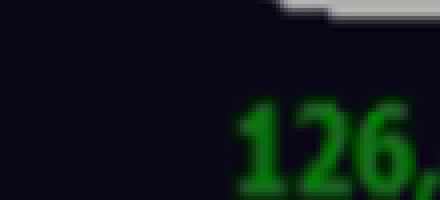
#> input picture Projects/Projeto Print/teste postagem de Tela telemetria/Dashboard_Telemetria/_dbg_belgo.png, 440 x 200 px
$ python -i ler_painel.py   (imports and definitions only)
#> lines starting #> are read from the running program, lines starting #| are printed output that depends on the picture
#!/usr/bin/env python3
# -*- coding: utf-8 -*-
"""
ler_painel.py - Leitor OCR do painel "Centro de Operacoes Logistica" (Logas).
Detecta cada manometro (capsula cinza), le o NOME acima e o VALOR/status abaixo,
le a data/hora e grava no dados.js (window.LOGAS_DADOS).

Uso:
  python ler_painel.py foto.png
  python ler_painel.py pasta/            (processa todas as imagens, em ordem)
  python ler_painel.py foto.png --dry-run
  python ler_painel.py foto.png --csv saida.csv
"""
import sys, os, re, json, glob, argparse, unicodedata, datetime
import cv2, numpy as np, pytesseract, difflib
import shutil as _shutil
# No Windows, se o tesseract nao estiver no PATH, procura no local padrao de instalacao
# [5 lines not run here, left out]

# ----------------------------- cadastro -----------------------------
ROSTER = {
    "BETIM": ["ALSCO","BELGO","EXTRUMINAS","M.PEQUI","VDL","MG STEEL","VILMA",
              "G.PERDÕES","JD CANADÁ","FORTLEV","COMPRESSOR BETIM"],
    "POÇOS DE CALDAS": ["ACQUION"],
    "POUSO ALEGRE": ["BALANÇA","POUSO"],
    "EXTREMA-MG": ["BAIA 1","BAIA 2","BAIA 3"],
    "IPATINGA": ["FERMAG","PLANALTO","TROPICAL","BARRIGÃO"],
    "ESPÍRITO SANTO": ["SPINASSÉ","COLATINA"],
    "BARBACENA": ["AMG SP","DOW"],
    "LAGARTO-SE": ["BAIA 1","BAIA 2","SERGÁS"],
    "SÃO PAULO": ["ORLÂNDIA"],
    "MATO GROSSO DO SUL": ["SEARA"],
}
REGIOES = list(ROSTER.keys())

# Empresas ainda em implantacao: sempre gravadas como "Em Implantacao"
# (ignora o OCR do valor). Remova daqui quando entrarem em operacao.
EM_IMPLANTACAO = {"SEARA"}

# Queda de pressao fisicamente impossivel numa hora => provavel erro de OCR.
# Acima disso (Bar/h) a leitura e marcada "conferir" em vez de virar alarme falso.
MAX_QUEDA_BARH = 100
# Pressao maxima plausivel: o manometro vai ate ~250 Bar; acima disso e erro de OCR.
MAX_BAR = 260

# Carimbo de versao: vai para a 1a linha do dados.js. Serve para saber qual
# script gerou o arquivo (ex.: quando a rotina agendada aponta para outra copia).
VERSAO = "ler_painel.py v2 - com EVENTOS CRITICOS"

# ---- caixa "EVENTOS CRITICOS" (rodape) ----
# Estes itens NAO tem capsula/manometro: sao pares "rotulo  valor" dentro de um
# retangulo de borda vermelha no rodape. Por isso tem um caminho de leitura
# proprio (detect_caixa_eventos + ler_eventos) e limites proprios de sanidade,
# ja que nao estao em Bar de manometro.
# (rotulo esperado, chave no dados.js, unidade, minimo, maximo)
EVENTOS = [
    ("TEMPERATURA ORLANDIA",   "ORLÂNDIA TEMP",    "°C", -20, 120),
    ("PRESSAO SAIDA ORLANDIA", "ORLÂNDIA P.SAÍDA", "Bar",  0, 400),
]
EVENTO_POR_CHAVE = {k:(u,lo,hi) for _,k,u,lo,hi in EVENTOS}

# [4 lines left out: function chave, not called in this run]

STATUS_PHRASES = ["SEM SINAL","SEM ENERGIA","AGUARDANDO STARLINK","EM IMPLANTACAO"]
STATUS_LABEL = {"SEM SINAL":"Sem Sinal","SEM ENERGIA":"Sem Energia",
                "AGUARDANDO STARLINK":"Aguardando Starlink","EM IMPLANTACAO":"Em Implantação"}
STATUS_KEY={"SEM SINAL":"SINAL","SEM ENERGIA":"ENERGIA","AGUARDANDO STARLINK":"AGUARDANDO","EM IMPLANTACAO":"IMPLANTACAO"}

def strip_accents(s):
    return "".join(c for c in unicodedata.normalize("NFD",s) if unicodedata.category(c)!="Mn")
def norm(s):
    return re.sub(r"[^A-Z0-9 .-]","",strip_accents(s).upper()).strip()

NAME_INDEX=[(norm(e),reg,e) for reg,emps in ROSTER.items() for e in emps]
REG_INDEX=[(norm(r),r) for r in REGIOES]

# ----------------------------- visao -----------------------------
# [380 lines left out: functions detect_caps, detect_headers, _ocr_linhas, _casa_evento, _bins_rodape, ler_eventos and 9 more, not called in this run]

def ts_do_nome(path):
    """Extrai data/hora do nome do arquivo telemetria_AAAA-MM-DD_HH-MM-SS."""
    m=re.search(r"(\d{4})-(\d{2})-(\d{2})[_ ](\d{2})-(\d{2})-(\d{2})",os.path.basename(path))
    if m:
        y,mo,d,H,Mi,S=m.groups()
        return "%s-%s-%sT%s:%s:%s"%(y,mo,d,H,Mi,S)
    return None

def processar_imagem(path, debug=None):
    raw=cv2.imread(path)
#> raw is the input picture: shape (200, 440, 3); mean B, G, R 25.1, 24.7, 15
    if raw is None: raise RuntimeError("Nao consegui abrir a imagem: "+path)
    H,W=raw.shape[:2]; scale=max(1.0,1700.0/W)
#> after `H, W = raw.shape[:2]`: H = 200; W = 440
#> after `scale = max(1.0, 1700.0 / W)`: scale = 3.86
    img=cv2.resize(raw,None,fx=scale,fy=scale,interpolation=cv2.INTER_CUBIC) if scale>1.05 else raw
    H,W=img.shape[:2]
#> H = 773; W = 1700
    ts=ts_do_nome(path) or ler_timestamp(img) or datetime.datetime.now().strftime("%Y-%m-%dT%H:%M:%S")
    caps,mw,mh=detect_caps(img)
    lidas=[]   # (cx, y, reg_nome, emp, p, obs, vcf, ncf)
    for cap in caps:
        x,y,w,h=cap; cx=x+w//2; nb=int(w*1.35)
        ncrop=img[max(0,int(y-0.42*h)):max(0,int(y-0.02*h)), max(0,cx-nb):min(W,cx+nb)]
        vcrop=img[min(H,y+h):min(H,int(y+h+0.45*h)), max(0,cx-nb):min(W,cx+nb)]
        match,ncf=ler_nome(ncrop)
        p,obs,vcf=ler_valor(vcrop)
        reg=match[0] if match else None; emp=match[1] if match else None
        if debug and emp and norm(emp)==norm(debug):
            _bn=os.path.splitext(os.path.basename(path))[0]; _tag=debug.replace(" ","_").replace("/","_")
            _dir=os.path.dirname(os.path.abspath(__file__))
            try:
                cv2.imwrite(os.path.join(_dir,"debug_%s_%s_nome.png"%(_tag,_bn)), ncrop)
                cv2.imwrite(os.path.join(_dir,"debug_%s_%s_valor.png"%(_tag,_bn)), vcrop)
                print("  [debug] %s @ (%d,%d): nome_conf=%s | valor lido='%s' valor_conf=%s -> recortes salvos (debug_%s_*.png)"
                      %(emp,cx,y,ncf,(obs if p is None else "%.2f"%p),vcf,_tag))
            except Exception as _e:
                print("  [debug] falha ao salvar recortes: %s"%_e)
        if emp in EM_IMPLANTACAO:
            p=None; obs="Em Implantação"; vcf=100
        lidas.append([cx,y,reg,emp,p,obs,vcf,ncf])

    # --- BAIAs: decidir EXTREMA (esq) vs LAGARTO (dir) por posicao X e ordenar ---
    baias=[r for r in lidas if r[3] in ("BAIA 1","BAIA 2","BAIA 3")]
    if baias:
        xs=sorted(b[0] for b in baias)
        corte=None
        if len(xs)>=2:
            gaps=[(xs[i+1]-xs[i],i) for i in range(len(xs)-1)]
            g,i=max(gaps)
            if g>2.5*mw: corte=(xs[i]+xs[i+1])/2
        for b in baias:
            esq = (corte is None) or (b[0]<corte)
            b[2]="EXTREMA-MG" if esq else "LAGARTO-SE"
        for grupo,reg in (([b for b in baias if b[2]=="EXTREMA-MG"],"EXTREMA-MG"),
                          ([b for b in baias if b[2]=="LAGARTO-SE"],"LAGARTO-SE")):
            for idx,b in enumerate(sorted(grupo,key=lambda r:r[0]),1):
                b[3]="BAIA %d"%idx

    leituras={}
    for cx,y,reg,emp,p,obs,vcf,ncf in lidas:
        if emp is None:
            emp="?@%d,%d"%(cx,y); obs=(obs+" | nome ilegivel") if obs else "nome ilegivel"; reg=reg or "?"
        if p is not None and vcf<40 and not obs:
            obs="conferir"
        k=chave(reg or "?",emp)
        if k not in leituras or vcf>leituras[k]["conf"]:
            leituras[k]=dict(regiao=reg or "?",empresa=emp,p=p,obs=obs,conf=vcf,ncf=ncf)

    # --- bloco EVENTOS CRITICOS (sem capsula: caminho de leitura proprio) ---
    # o rodape comeca logo abaixo do manometro mais baixo da tela
    _yr=max((y+h for x,y,w,h in caps), default=int(0.80*H))+int(0.55*(mh or 40))
    _dbg=os.path.dirname(os.path.abspath(__file__)) if (debug and norm(debug)=="EVENTOS") else None
    for k,(p,obs,cf) in ler_eventos(img,_yr,_dbg,os.path.splitext(os.path.basename(path))[0],
                                    verbose=True).items():
        leituras[k]=dict(regiao="EVENTOS",empresa=k,p=p,obs=obs,conf=cf,ncf=100)
    return ts,leituras

def ler_timestamp(img):
    H,W=img.shape[:2]
#> H = 773; W = 1700
    crop=img[0:int(H*0.12),0:int(W*0.55)]
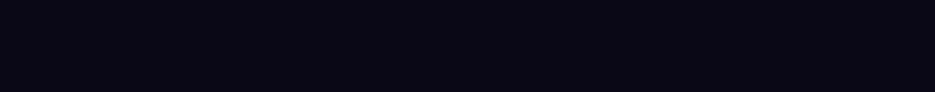
#> crop: shape (92, 935, 3); mean B, G, R 22, 8, 10
    crop=cv2.resize(crop,None,fx=2,fy=2,interpolation=cv2.INTER_CUBIC)
#> crop: shape (184, 1870, 3)
#> (the run stopped early here; a loop or call above may not have finished)
